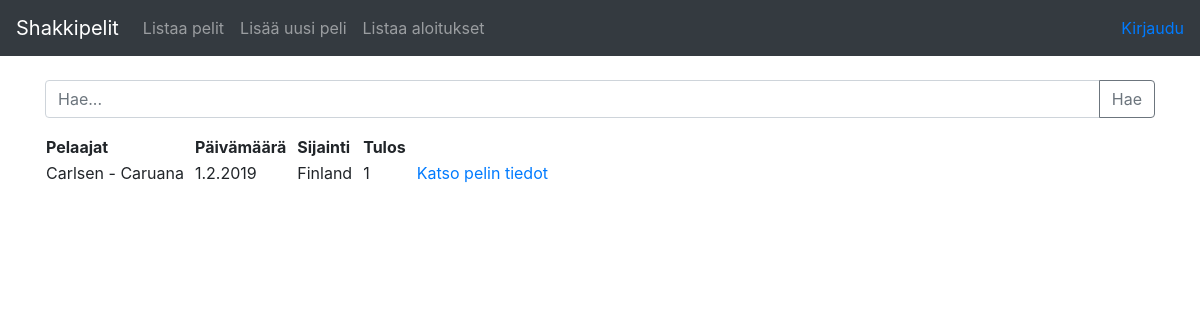
/games, run on the app's committed database.
### app/games/models.py (models this page shows, shortened)
class Game(db.Model):
    id = db.Column(db.Integer, primary_key=True)
    date_created = db.Column(db.DateTime, default=db.func.current_timestamp())
    date_modified = db.Column(db.DateTime, default=db.func.current_timestamp(),
    onupdate=db.func.current_timestamp())
    white_player = db.Column(db.String(144), nullable=False)
    black_player = db.Column(db.String(144), nullable=False)
    game_date = db.Column(db.String(144), nullable=False)
    game_location = db.Column(db.String(144), nullable=True)
    result = db.Column(db.Integer, nullable=True) # 1 for white, 0 for draw, -1 for black
    opening = db.Column(db.String(144), nullable=True)
    moves = db.Column(db.String(1000), nullable=True)
    account_id = db.Column(db.Integer, db.ForeignKey('account.id'), nullable=False)

### app/games/views.py (the view)
@app.route("/games", methods=["GET"])
def games_index():
    return render_template("games/list.html", games = Game.query.all())

### app/templates/games/list.html
{% extends "layout.html" %}
{% block body %}
  <form method="GET" action="{{ url_for('find_games') }}">
    <div class="input-group mb-3">
      <input name="query" type="text" class="form-control" placeholder="Hae..." aria-label="Haku" aria-describedby="button-addon2">
      <div class="input-group-append">
        <button class="btn btn-outline-secondary" type="submit" id="button-addon2">Hae</button>
      </div>
    </div>
  </form>
  <table>
    <tr>
      <th style="padding-right: 10px;">Pelaajat</th>
      <th style="padding-right: 10px;">Päivämäärä</th>
      <th style="padding-right: 10px;">Sijainti</th>
      <th style="padding-right: 10px;">Tulos</th>
      <th></th>
    </tr>
    {% for game in games %}
    <tr>
      <td style="padding-right: 10px;">{{ game.white_player }} - {{ game.black_player }}</td>
      <td style="padding-right: 10px;">{{ game.game_date }}</td>
      <td style="padding-right: 10px;">{{ game.game_location }}</td>
      <td style="padding-right: 10px;">{{ game.result }}</td>
      <td><a href="{{ url_for('game_view', game_id=game.id) }}">Katso pelin tiedot</a>
      </td>
    </tr>
    {% endfor %}
  </table>
{% endblock %}

### data on the page
Game: white_player "Carlsen", black_player "Caruana", game_date "1.2.2019", game_location "Finland", result "1"
